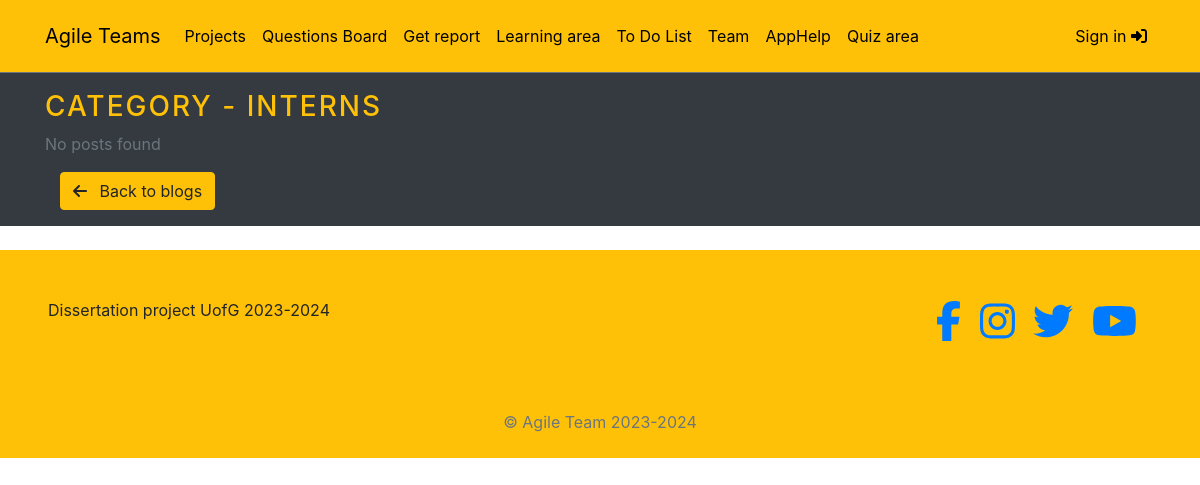
/category/4/, run on an earlier commit of the app's database.
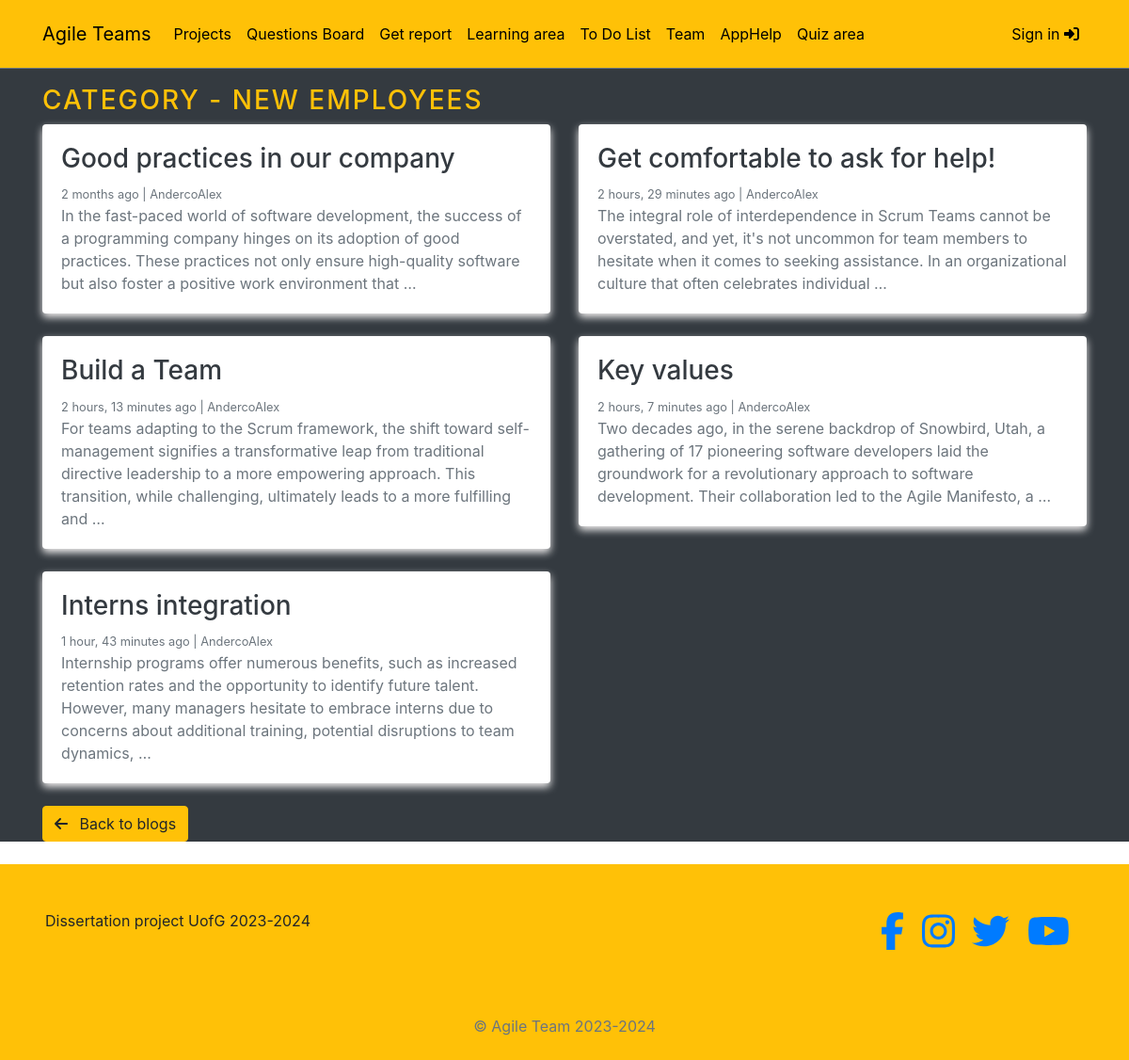
And on a later commit of the database.
### blogs/models.py (models this page shows, shortened)
class Category(models.Model):
    category_name = models.CharField(max_length=200, unique=True)
    created_at = models.DateTimeField(auto_now_add=True)
    updated_at = models.DateTimeField(auto_now=True)
    class Meta:
        verbose_name_plural = 'Categories'
    def __str__(self):
        return self.category_name

class Blog(models.Model):
    title = models.CharField(max_length=200)
    slug = models.SlugField(max_length=250, unique=True, blank=True)
    category = models.ForeignKey(Category, on_delete=models.CASCADE)
    author = models.ForeignKey(User, on_delete=models.CASCADE)
    short_description =models.TextField(max_length=500)
    description = models.TextField(blank=True, null=True)
    blog_body = models.TextField(max_length=5000)
    status = models.CharField(max_length=20, choices= STATUS_CHOICES, default='Draft')
    created_at = models.DateTimeField(auto_now_add=True)
    updated_at = models.DateTimeField(auto_now=True)

### blogs/views.py (the view)
# urls.py: path('category/<int:category_id>/', BlogsView.posts_by_category, name='posts_by_category'),
def posts_by_category(request, category_id):
    posts = Blog.objects.filter(status='Published', category=category_id)
    category = get_object_or_404(Category, pk=category_id)
    context = {
        'posts': posts,
        'category': category,
    }
    return render(request, 'posts_by_category.html', context)

### blogs/context_processors.py (called while the page is built)
def get_categories(request):
    categories = Category.objects.all()
    return dict(categories=categories)

### profiles/context_processors.py (called while the page is built, shortened)
def profile_pic(request):
    return {}

def get_profile(request):
    return {}

### templates/posts_by_category.html
{% extends 'base.html' %}
{% block content %}
    <div class="container" style="margin-top: 70px;">
        <h3 class="text-uppercase text-warning" style="letter-spacing: 2px;">Category - {{ category }}</h3>
        <div class="row mb-4">
            {% if posts %}
                {% for blog_post in posts %}
                    <div class="col-md-6 mb-4">
                        <div class="card border-0">
                            <div class="card-body">
                                <h3><a href="{% url 'blogs' blog_post.slug %}" class="text-dark">{{ blog_post.title }}</a></h3>
                                <small class="mb-1 text-muted">{{ blog_post.created_at | timesince }} ago | {{ blog_post.author }}</small>
                                <p class="card-text">{{ blog_post.short_description | truncatewords:35 }}</p>
                            </div>
                        </div>
                    </div>
                {% endfor %}
                <div class="col-12">
                    <a href="{% url 'home' %}">
                        <button class="btn btn-warning">
                            <i class="fas fa-arrow-left mr-2"></i> Back to blogs
                        </button>
                    </a>
                </div>
            {% else %}
                <div class="col">
                    <p>No posts found</p>
                    <div class="col-6 my-3">
                        <a href="{% url 'home' %}">
                            <button class="btn btn-warning">
                                <i class="fas fa-arrow-left mr-2"></i> Back to blogs
                            </button>
                        </a>
                    </div>
                </div>
            {% endif %}
        </div>
    </div>
{% endblock %}

What changed in the data, as far as the page shows it:
changed Category: category_name "INTERNS" → "NEW EMPLOYEES"
now on this page (row edited): Blog: title "Good practices in our company", created_at "2 months", author "AndercoAlex", short_description "In the fast-paced world of software development, the success of a programming company hinges on its adoption of good practices. These practices not only ensure high-quality software but also foster a positive work environment that …"
added Blog: title "Get comfortable to ask for help!", created_at "2 hours, 29 minutes", author "AndercoAlex", short_description "The integral role of interdependence in Scrum Teams cannot be overstated, and yet, it's not uncommon for team members to hesitate when it comes to seeking assistance. In an organizational culture that often celebrates individual …"
added Blog: title "Build a Team", created_at "2 hours, 13 minutes", author "AndercoAlex", short_description "For teams adapting to the Scrum framework, the shift toward self-management signifies a transformative leap from traditional directive leadership to a more empowering approach. This transition, while challenging, ultimately leads to a more fulfilling and …"
added Blog: title "Key values", created_at "2 hours, 7 minutes", author "AndercoAlex", short_description "Two decades ago, in the serene backdrop of Snowbird, Utah, a gathering of 17 pioneering software developers laid the groundwork for a revolutionary approach to software development. Their collaboration led to the Agile Manifesto, a …"
added Blog: title "Interns integration", created_at "1 hour, 43 minutes", author "AndercoAlex", short_description "Internship programs offer numerous benefits, such as increased retention rates and the opportunity to identify future talent. However, many managers hesitate to embrace interns due to concerns about additional training, potential disruptions to team dynamics, …"
Also different on the page:
text no longer shown: "No posts found"
